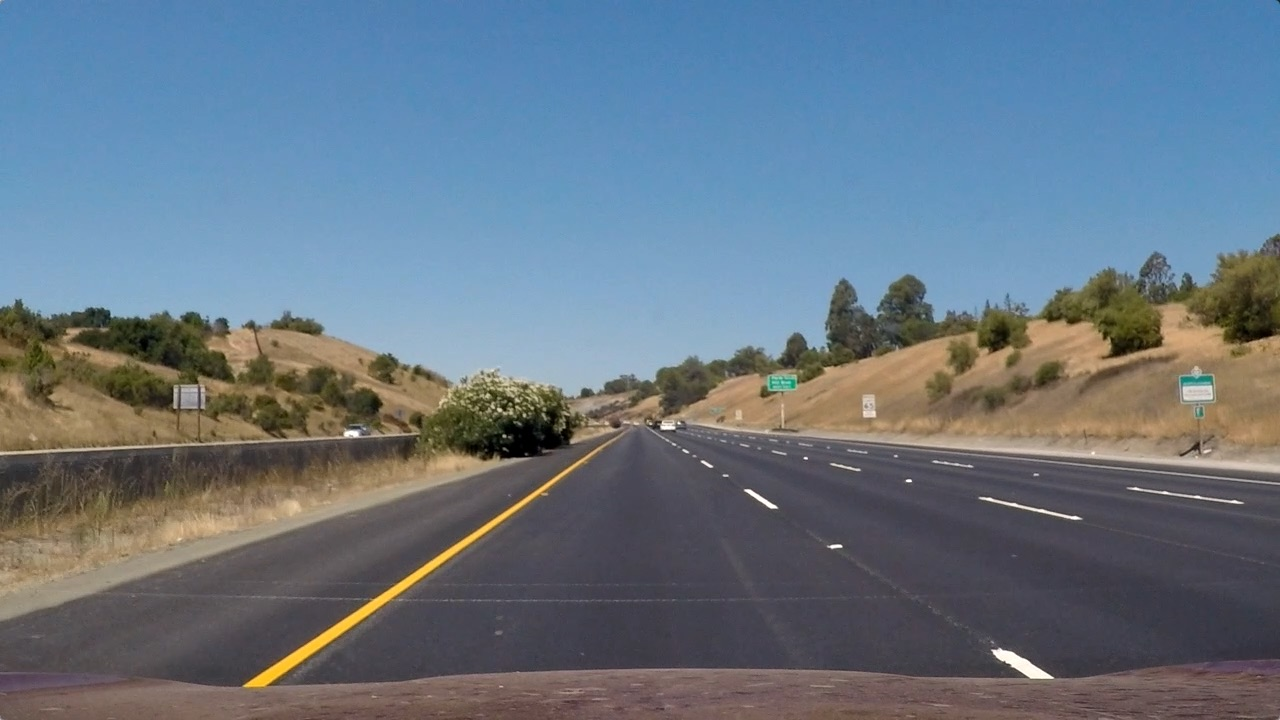
#> input picture test_images/straight_lines1.jpg, 1280 x 720 px
$ python -i Functions.py   (imports and definitions only)   (older library calls are emulated)
#> lines starting #> are read from the running program, lines starting #| are printed output that depends on the picture; after the words box and inside, x2 and y2 are one past the last pixel; in counts of white or black regions, pixels touching at a corner belong together
import constants
import cv2
import numpy as np


def undistortImage(myImage, cameraMatrix, distortionCoefficientsortionCoefficients):
    return cv2.undistort(myImage, cameraMatrix, distortionCoefficientsortionCoefficients, None, cameraMatrix)

def edgeDetection_1D_wThreshold(mymyImage, orientation='horizontal', kernelSize = 3, threshold = (0, 255)):
    grayMymyImage = cv2.cvtColor(mymyImage, cv2.COLOR_BGR2GRAY)

    if orientation == 'horizontal':
        sobelmyImage = cv2.Sobel(grayMymyImage, cv2.CV_64F, 0, 1, kernelSize)
    elif orientation == 'vertical':
        sobelmyImage = cv2.Sobel(grayMymyImage, cv2.CV_64F, 1, 0, kernelSize)

    absSobelmyImage = np.abs(sobelmyImage)

    scaledSobelmyImage = np.uint8(255*absSobelmyImage/np.max(absSobelmyImage))

    thresholdSobelmyImage =  np.zeros_like(scaledSobelmyImage)
    thresholdSobelmyImage[(scaledSobelmyImage >= threshold[0]) & (scaledSobelmyImage <= threshold[1])] = 1

    return thresholdSobelmyImage

def hls_wThreshold(mymyImage, thresh= (0,255)):
    hlsmyImage = cv2.cvtColor(mymyImage, cv2.COLOR_RGB2HLS)
    s_channel_hslmyImage = hlsmyImage[:,:,2]

    thresholdSobelmyImage = np.zeros_like(s_channel_hslmyImage)
    thresholdSobelmyImage[(s_channel_hslmyImage > thresh[0]) & (s_channel_hslmyImage <= thresh[1])] = 1

    return thresholdSobelmyImage

def hsl_and_verticalEdges_wThreshold(myImage):

    thresh_x = (20, 200)
    thresh_hls = (150, 255)

    thresholdVerticalEdges = edgeDetection_1D_wThreshold(myImage, 'vertical', 5, (20, 200))
    thresholdHLS = hls_wThreshold(myImage, (150, 255))

    # Combined binary output
    combined_binary = np.zeros_like(thresholdVerticalEdges)
    combined_binary[(thresholdHLS == 1) | (thresholdVerticalEdges == 1)] = 255

    return combined_binary

# [220 lines left out: functions perspectiveTransform, testingSpeedEnhancement, slidingWindow, fitCurve, generatePlottingValues, markLane and 3 more, not called in this run]

>>> import cv2
>>> picture = cv2.imread('test_images/straight_lines1.jpg')
#> picture is the input picture: shape (720, 1280, 3); mean B, G, R 131.2, 117.7, 103.2
>>> result = hsl_and_verticalEdges_wThreshold(picture)
#> in edgeDetection_1D_wThreshold, `sobelmyImage = cv2.Sobel(grayMymyImage, cv2.CV_64F, 1, 0, kernelSize)`:
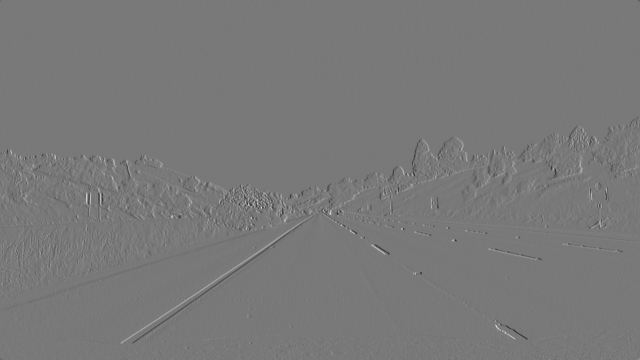
#> sobelmyImage: shape (720, 1280) float64 (shown at 1/2 size); min -605, max 670, mean -0.1; drawn with min black and max white
#> in hsl_and_verticalEdges_wThreshold, `thresholdVerticalEdges = edgeDetection_1D_wThreshold(myImage, 'vertica..`:
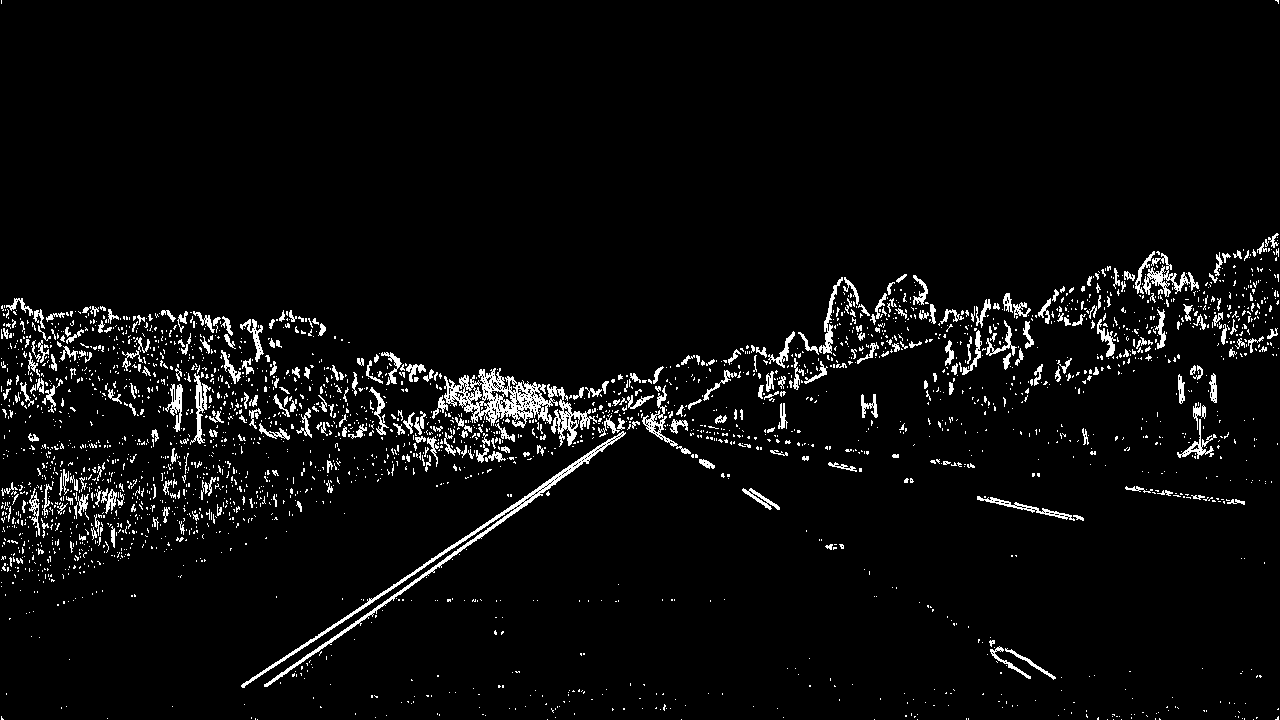
#> thresholdVerticalEdges: shape (720, 1280); values 0 (black) and 1 (white), 4.4% white in thin lines or dots
#> in hls_wThreshold, `s_channel_hslmyImage = hlsmyImage[:,:,2]`:
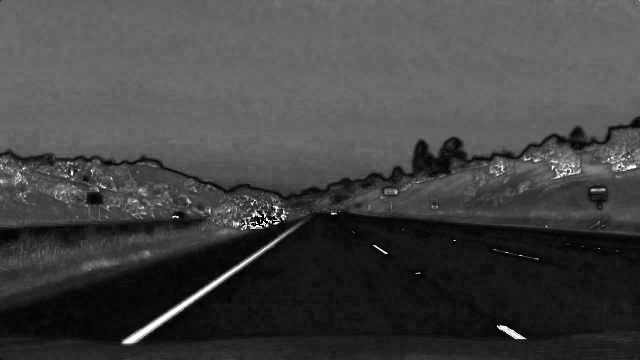
#> s_channel_hslmyImage: shape (720, 1280) (shown at 1/2 size); min 0, max 255, mean 67
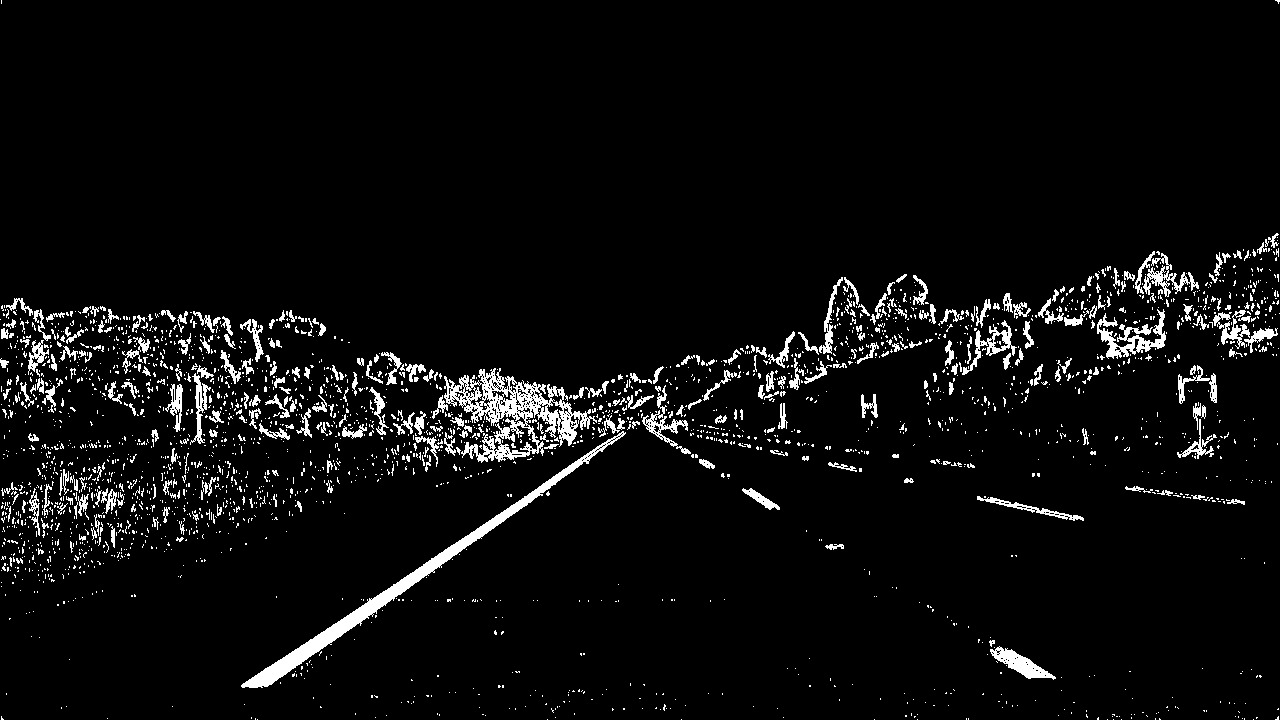
#> result: shape (720, 1280); 4.9% white; 2688 white regions (2367 under 20 px), largest, box (x1, y1, x2, y2) and area: (444, 368, 597, 463) 4996, (241, 431, 626, 688) 4775, (1097, 309, 1166, 359) 1235

$ run again, on test_images/straight_lines2.jpg
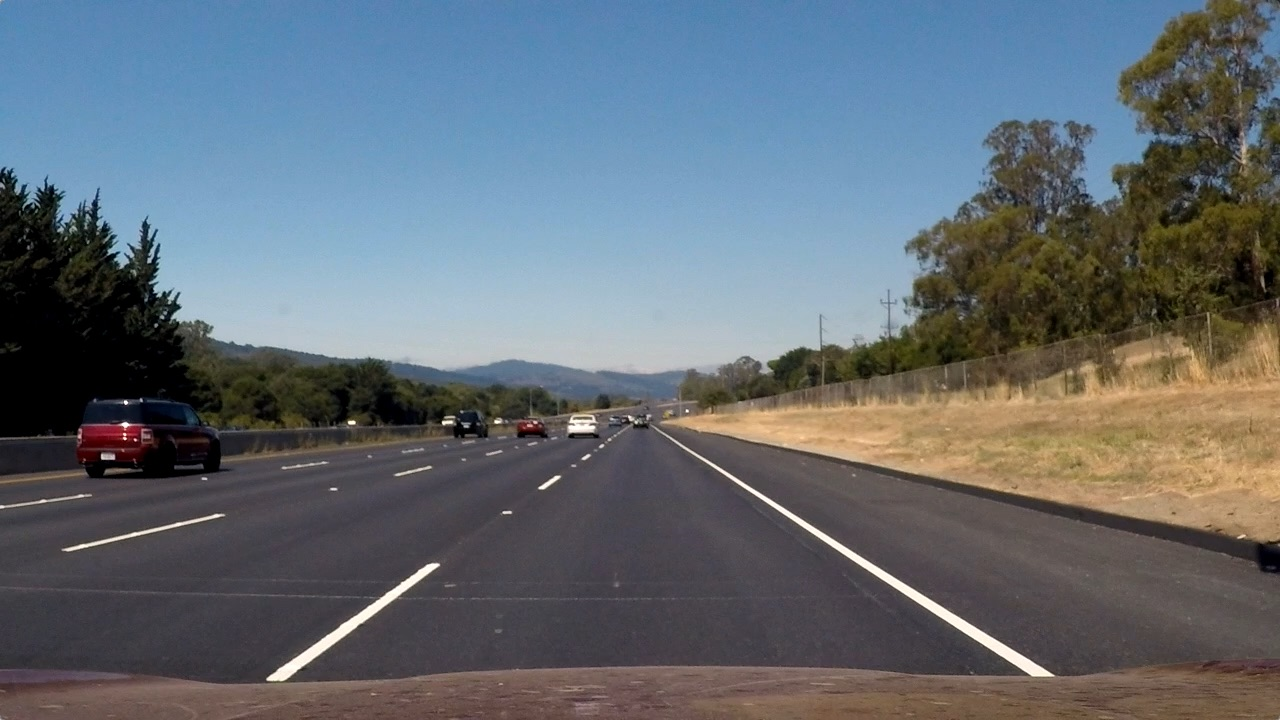
#> input picture test_images/straight_lines2.jpg, 1280 x 720 px
#> picture is the input picture: shape (720, 1280, 3); mean B, G, R 115.1, 107.7, 99.4
#> in hsl_and_verticalEdges_wThreshold, `thresholdVerticalEdges = edgeDetection_1D_wThreshold(myImage, 'vertica..`:
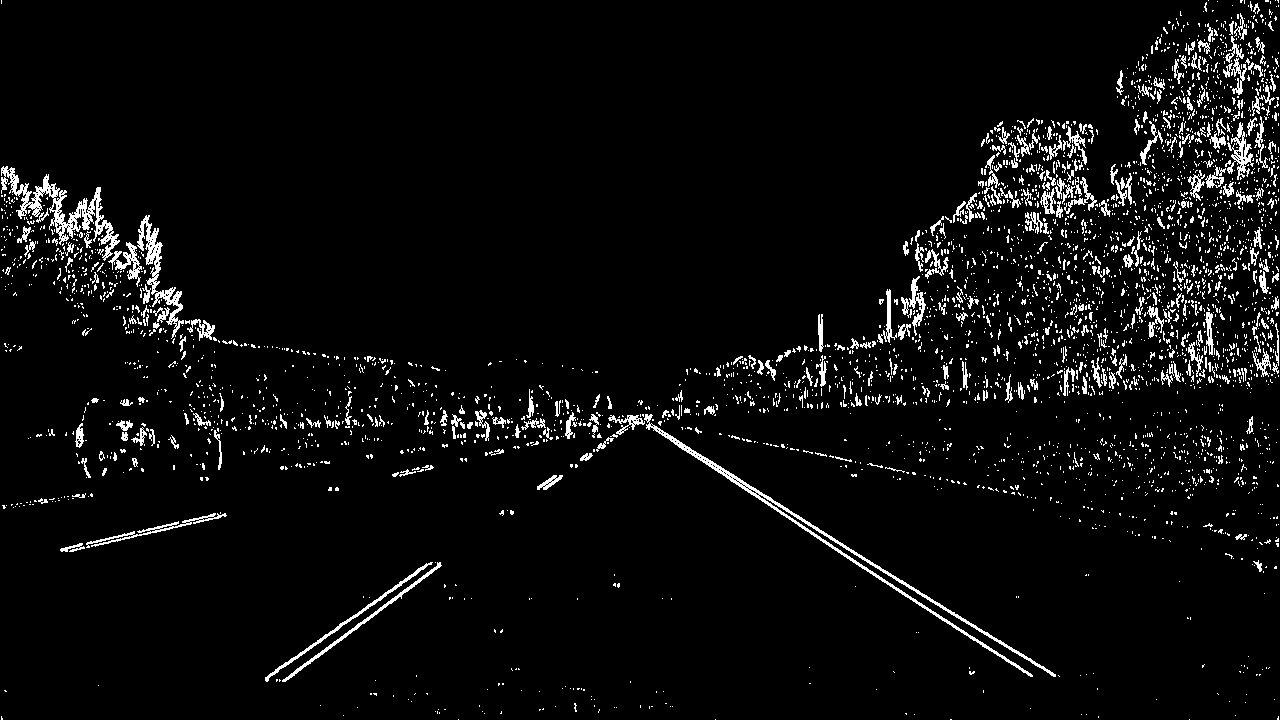
#> thresholdVerticalEdges: shape (720, 1280); values 0 (black) and 1 (white), 4.7% white in thin lines or dots
#> hlsmyImage: shape (720, 1280, 3); mean of channels 0, 1, 2 77.5, 107, 62.5
#> thresholdHLS: shape (720, 1280); values 0 (black) and 1 (white), 2.7% white; 1077 white regions (904 under 20 px), largest, box (x1, y1, x2, y2) and area: (77, 427, 220, 478) 3245, (717, 467, 1053, 676) 2485, (268, 564, 438, 680) 1574
#> `result = hsl_and_verticalEdges_wThreshold(picture)`:
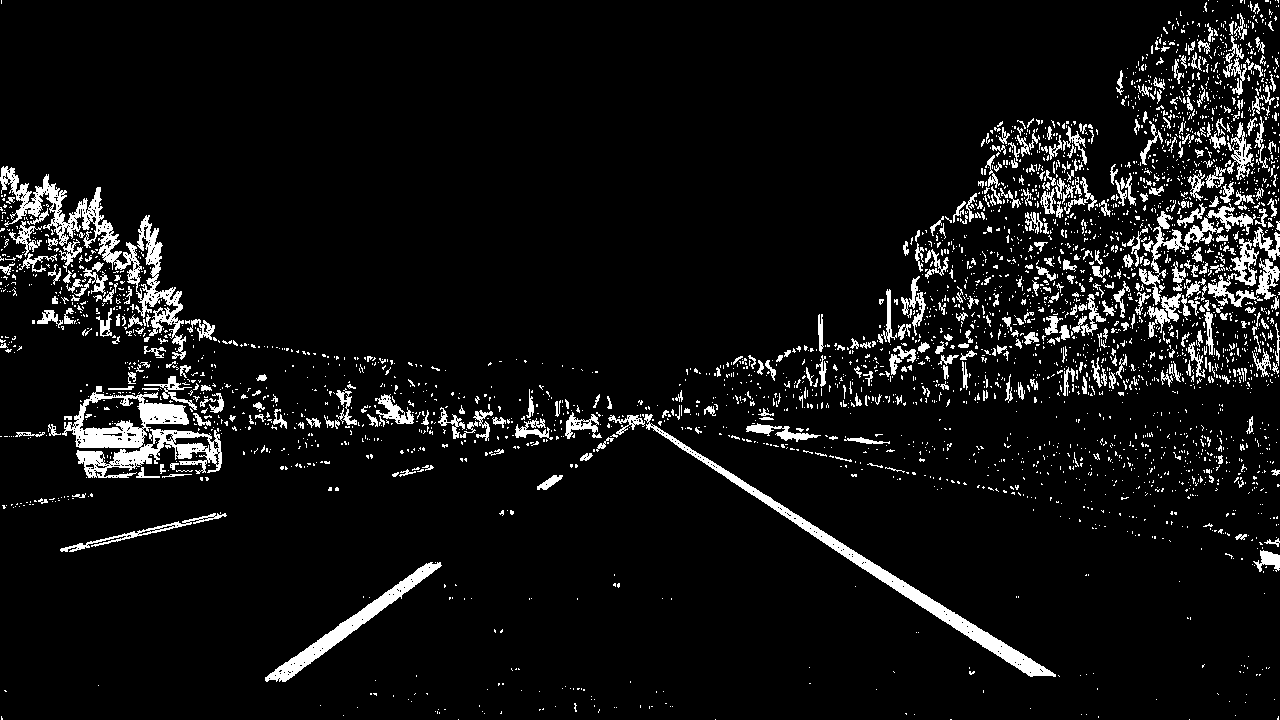
#> result: shape (720, 1280); 7% white; 3406 white regions (2969 under 20 px), largest, box (x1, y1, x2, y2) and area: (62, 386, 222, 478) 5575, (0, 166, 186, 360) 5346, (644, 414, 1056, 677) 4659

$ run again, on test_images/test1.jpg
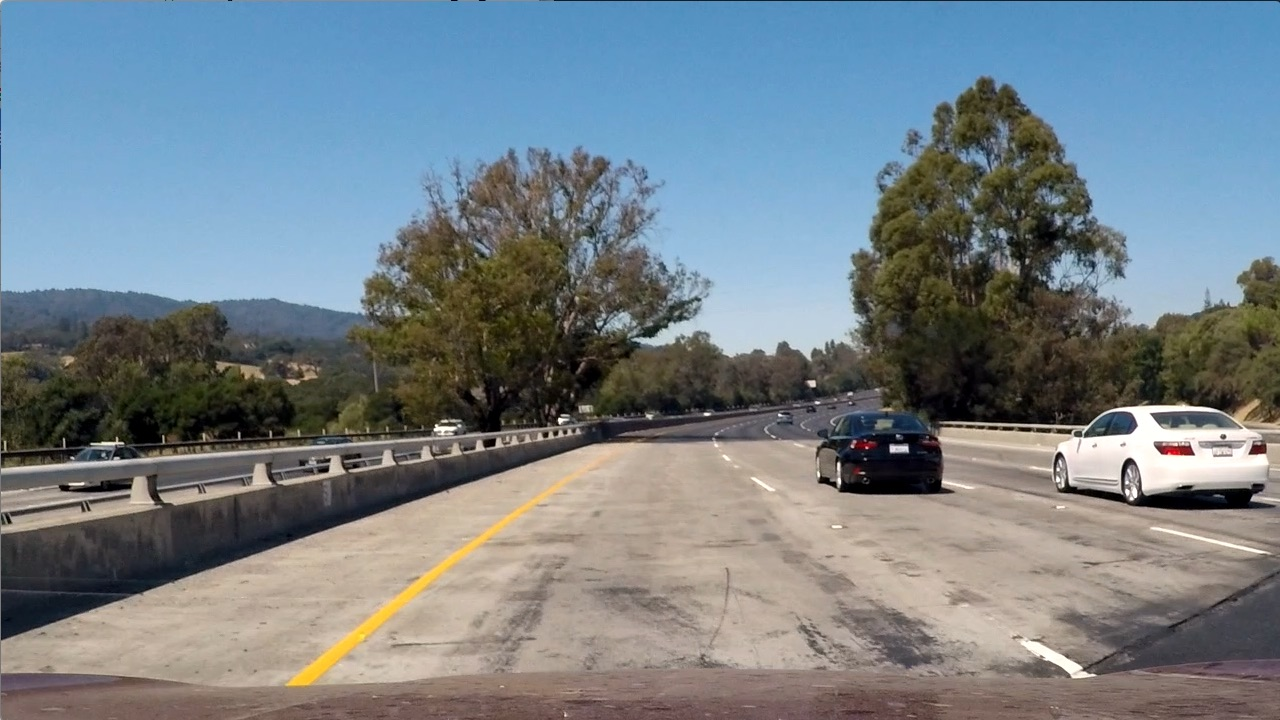
#> input picture test_images/test1.jpg, 1280 x 720 px
#> picture is the input picture: shape (720, 1280, 3); mean B, G, R 135.5, 128.7, 117.5
#> in hsl_and_verticalEdges_wThreshold, `thresholdVerticalEdges = edgeDetection_1D_wThreshold(myImage, 'vertica..`:
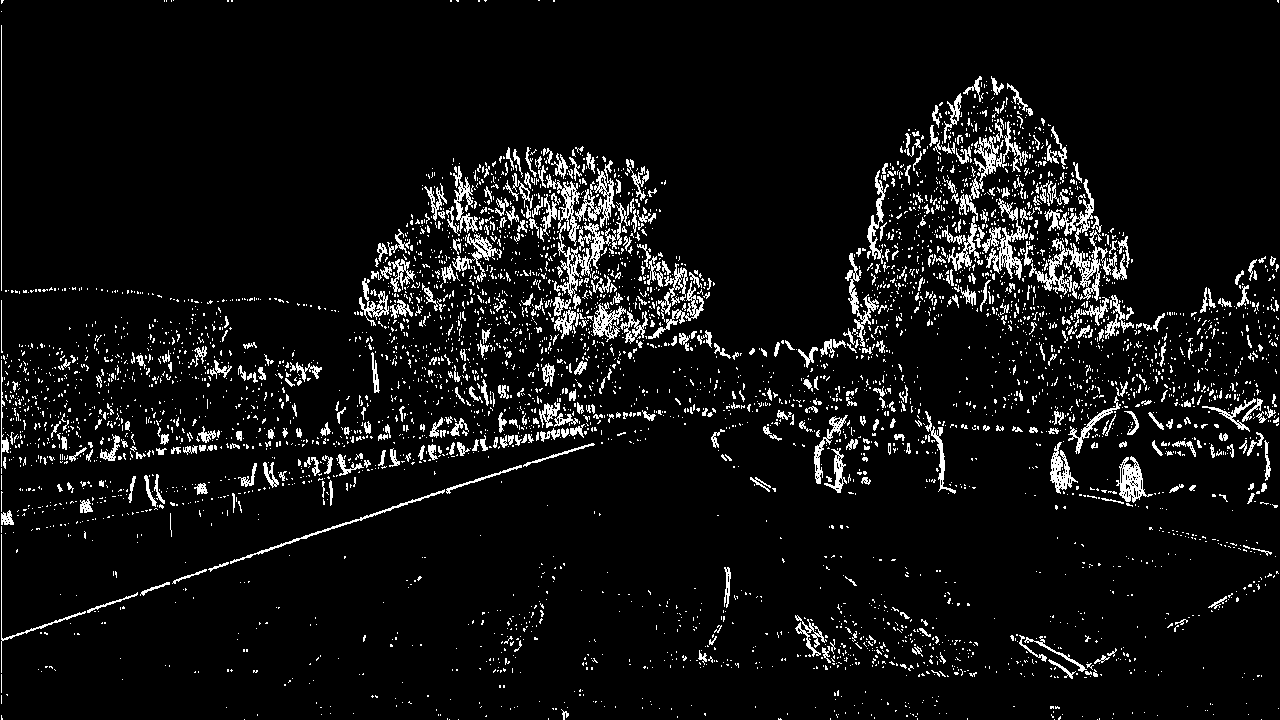
#> thresholdVerticalEdges: shape (720, 1280); values 0 (black) and 1 (white), 6.8% white in thin lines or dots
#> hlsmyImage: shape (720, 1280, 3); mean of channels 0, 1, 2 68.1, 126.7, 74.4
#> thresholdHLS: shape (720, 1280); values 0 (black) and 1 (white), 2.4% white; 995 white regions (879 under 20 px), largest, box (x1, y1, x2, y2) and area: (1079, 405, 1268, 489) 5439, (287, 463, 594, 686) 3900, (1161, 490, 1252, 509) 736
#> `result = hsl_and_verticalEdges_wThreshold(picture)`:
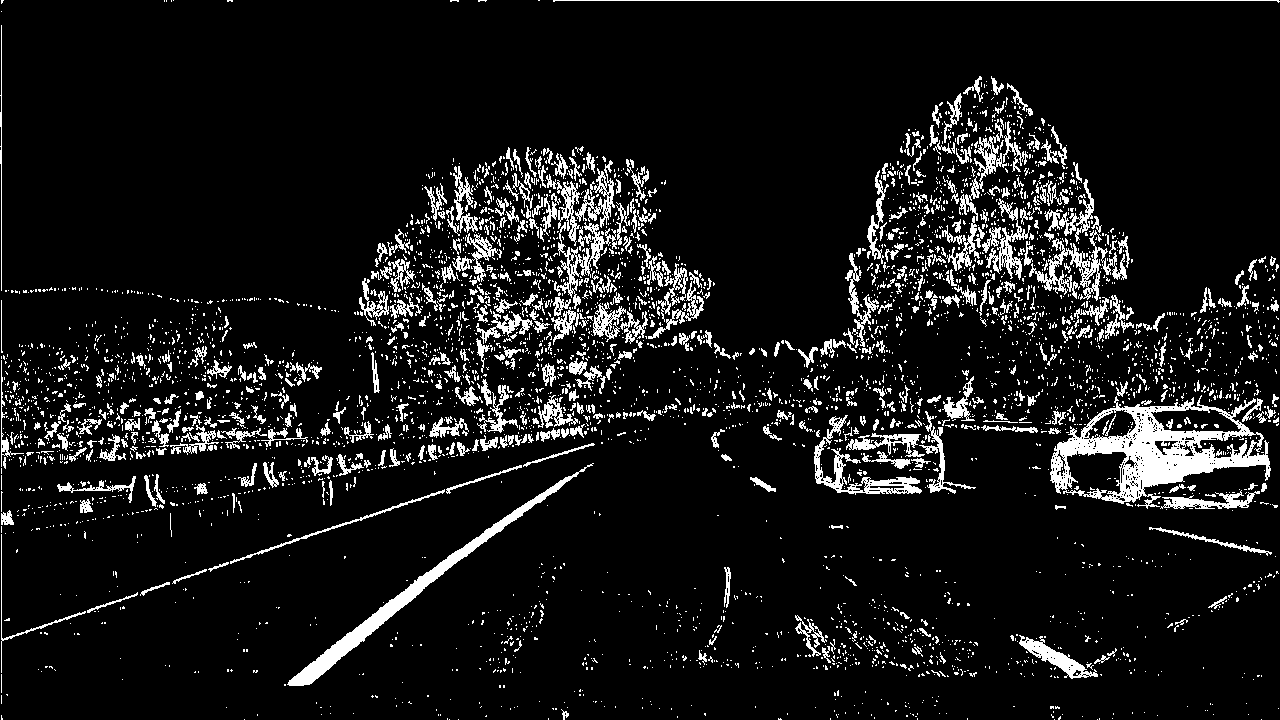
#> result: shape (720, 1280); 9.1% white; 4623 white regions (4054 under 20 px), largest, box (x1, y1, x2, y2) and area: (1050, 395, 1271, 509) 8914, (287, 463, 594, 686) 3925, (1029, 230, 1127, 301) 1796
